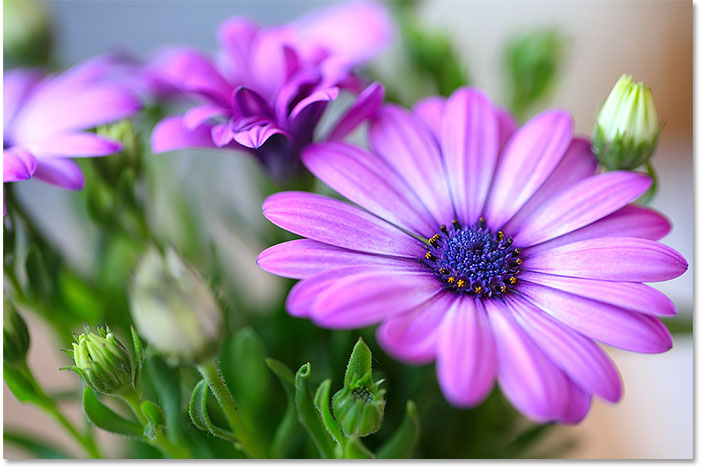
#> input picture All_DIP_Codes/Effects/flower.png, 703 x 470 px
$ python twirl.py
#> lines starting #> are read from the running program, lines starting #| are printed output that depends on the picture
import matplotlib.pyplot as plt
from wand.image import Image
from skimage import data
from skimage.transform import swirl
import skimage.io as io

image = io.imread('flower.png')
#> image is the input picture: shape (470, 703, 3); mean R, G, B 153.8, 134.1, 156.8

#image = data.camera()
swirled = swirl(image, rotation=0, strength=80, radius=120)
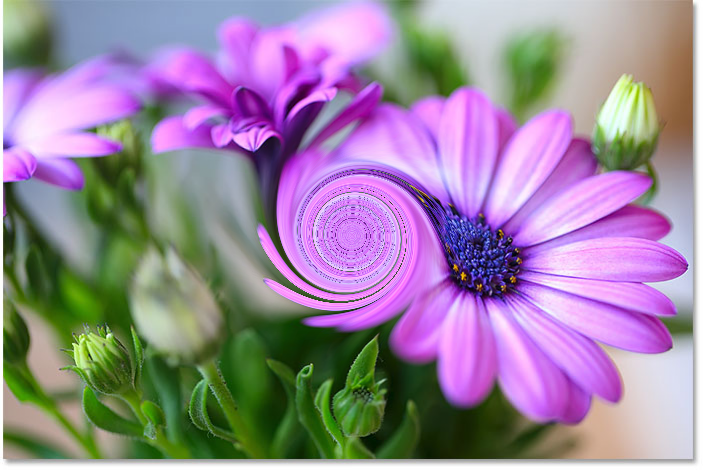
#> swirled: shape (470, 703, 3) float64; mean R, G, B 0.603, 0.526, 0.615

fig, (ax0, ax1) = plt.subplots(nrows=1, ncols=2, figsize=(8, 3),
                               sharex=True, sharey=True)

ax0.imshow(image, cmap=plt.cm.gray)
ax0.axis('off')
ax1.imshow(swirled, cmap=plt.cm.gray)
ax1.axis('off')

plt.show()
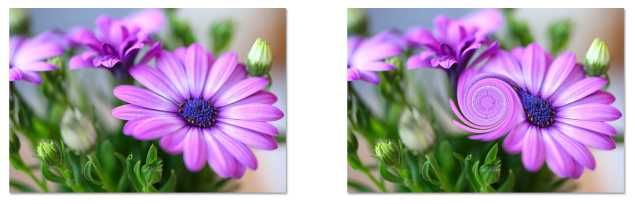
#> figure drawn by matplotlib, 2 panels
